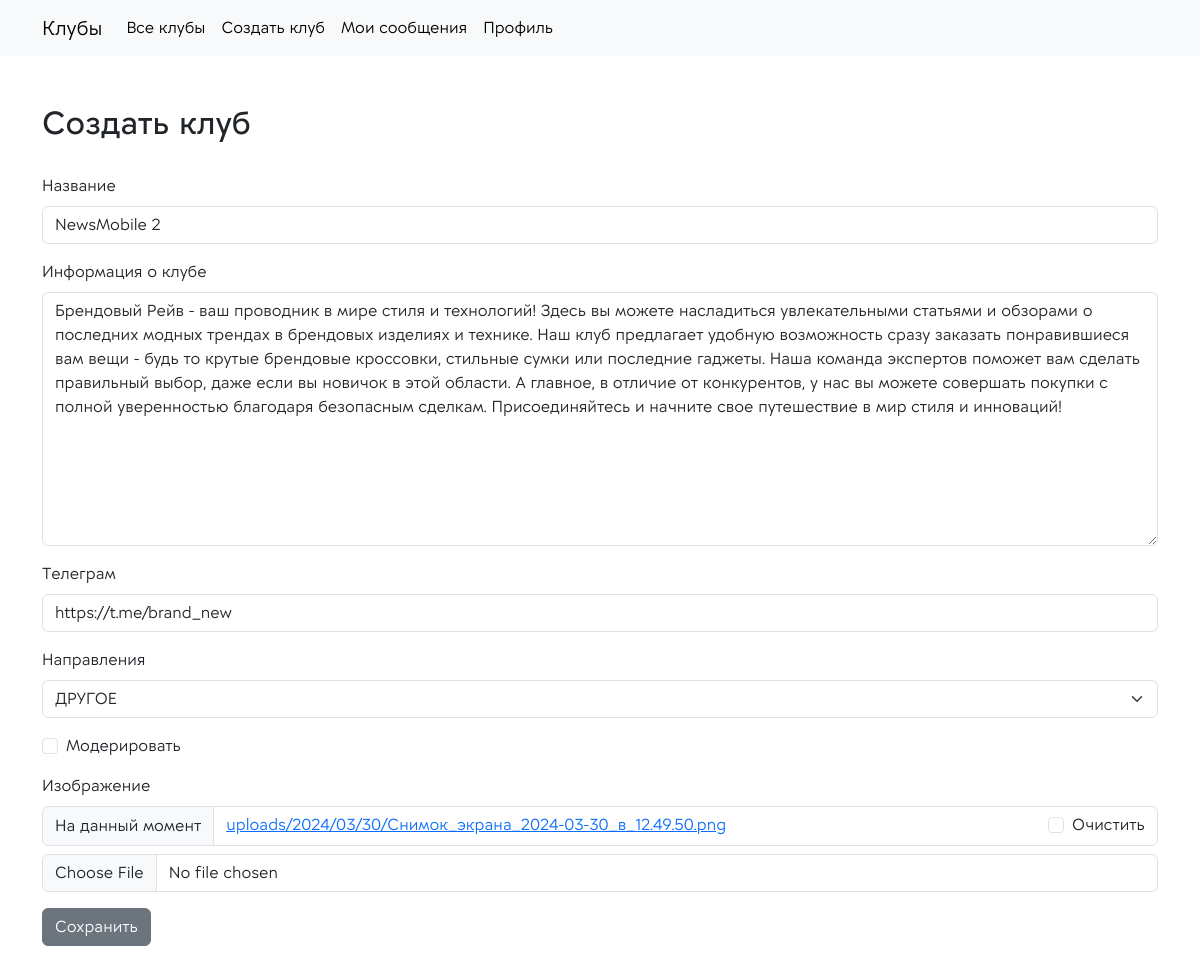
Page /brendovyij-rejv/edit-club/ (signed in) on the earlier database version.
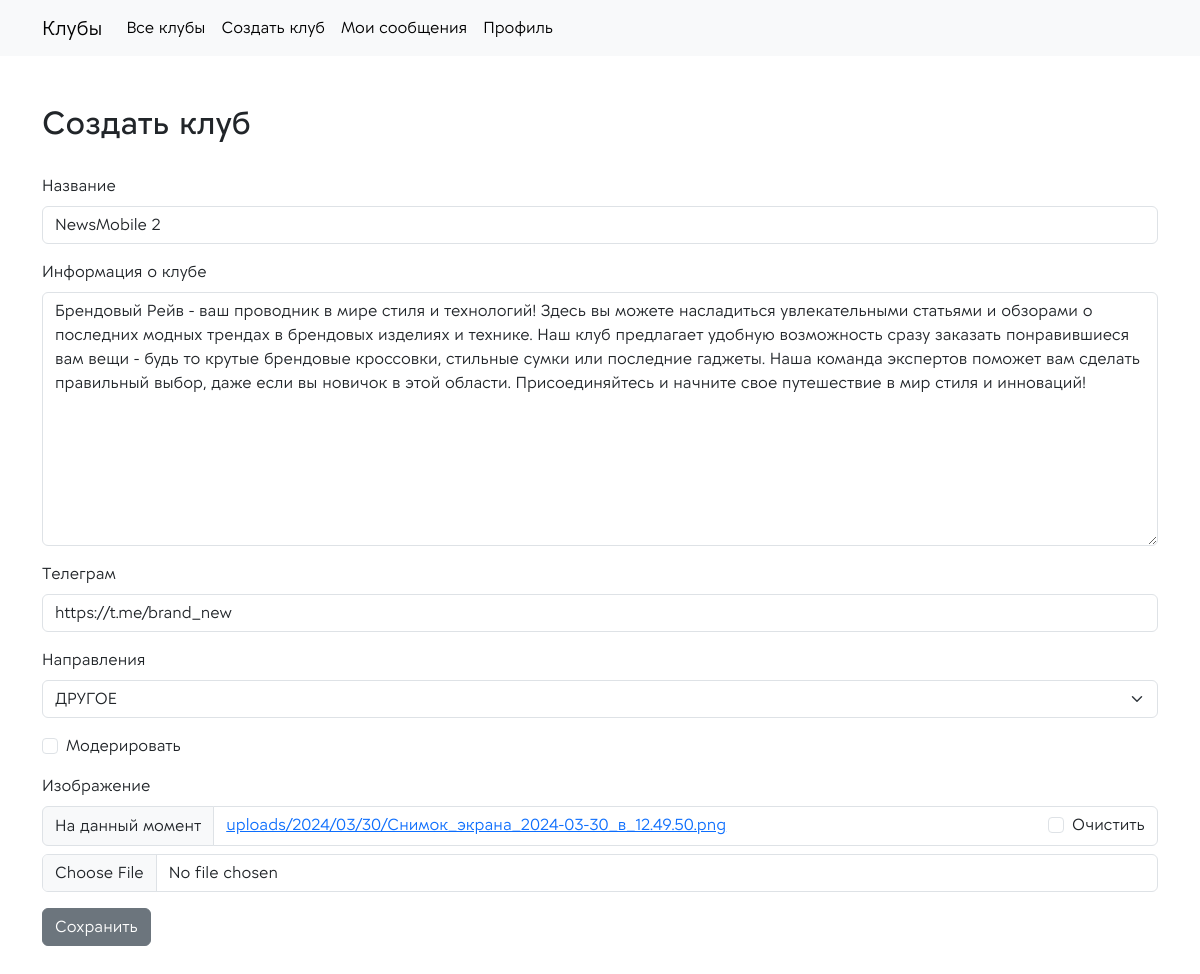
Same page on the later database version.
### app_clubs/models.py (models this page shows, shortened)
class BaseModel(models.Model):
    format_choices = [
        ("Онлайн", "Онлайн"),
        ("Офлайн", "Офлайн"),
    ]
    title = models.CharField(max_length=128, verbose_name='Заголовок')
    slug = models.SlugField(max_length=128, db_index=True, null=False, blank=True, unique=True)
    club = models.ForeignKey("Club", on_delete=models.SET_NULL, null=True, blank=True)
    class Meta:
        abstract = True

class Club(BaseModel):
    club = None
    title = models.CharField(max_length=128, verbose_name='Название')
    admins = models.ManyToManyField(get_user_model(), related_name='clubsadmins')
    not_approved = models.ManyToManyField(get_user_model(), related_name='notapproved', null=True, blank=True)
    description = models.TextField(blank=True, null=True, verbose_name='Информация о клубе')
    short_desc = CKEditor5Field(blank=True, null=True, verbose_name="Доп.информация о клубе", config_name='extends')
    moderate = models.BooleanField(default=False, verbose_name='Модерировать')
    image = models.FileField(upload_to='uploads/%Y/%m/%d/', default=None, null=True, blank=True,
                             verbose_name='Изображение')
    tg = models.CharField(max_length=256, null=True, blank=True, verbose_name='Телеграм')
    cat = models.CharField(max_length=64, choices=cats, verbose_name='Направления', null=True)
    class Meta:
        verbose_name_plural = 'Клубы'

### app_clubs/views.py (the view, shortened to what this page needs)
# urls.py: path('<slug:club_slug>/edit-club/', views.UpdateClubProfile.as_view(), name='edit_club_profile'),
class UpdateClubProfile(RequiredClubMember, UpdateView):
    model = Club
    form_class = ClubForm
    template_name = 'app_clubs/create_club.html'
    slug_url_kwarg = 'club_slug'
    for_admin = True

### app_clubs/forms.py
class ClubForm(ModelForm):
    class Meta:
        model = Club
        fields = ('title', 'description', 'tg', 'cat', 'moderate', 'image')

### app_clubs/context_processors.py (called while the page is built)
def context_navbar(request, navbar=navbar):
    if request.user.is_authenticated:
        navbar = navbar[0:-2]
        navbar.append({'selected': 'profile_user', 'name': 'Профиль', 'url': reverse_lazy('app_clubs:profile_user')})
    else:
        navbar = navbar[-2:]
    return {'logo': 'Клубы', 'main_page_url': reverse_lazy('app_clubs:home_page'), 'menu_navbar': navbar}

### app_clubs/templates/app_clubs/create_club.html (shortened to what this page needs)
{% extends 'app_clubs/base/base.html' %}
{% load crispy_forms_filters %}
{% load crispy_forms_tags %}
{% block content %}
    <br><br>
<div class="container">
    <h2>Создать клуб</h2><br>
    <form method="POST" enctype="multipart/form-data">
        {{ form|crispy }}
        <button type="submit" class="btn btn-secondary">Сохранить</button>
    </form>
</div>
    <br><br><br>
{% endblock %}

Differences in the rows shown:
changed Club "NewsMobile 2": description "…новичок в этой области. А главное, в отличие от конкурентов, у нас вы можете совершать покупки с полной уверенностью благодаря безопасным сделкам. Присоединяйтесь и начните свое…" → "…новичок в этой области. Присоединяйтесь и начните свое…"
